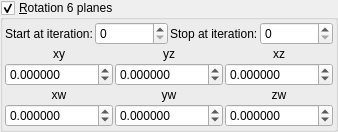
    <widget class="MyGroupBox" name="groupCheck_transf_function_enabledR_false">
     <property name="toolTip">
      <string/>
     </property>
     <property name="title">
      <string>&amp;Rotation 6 planes</string>
     </property>
     <property name="checkable">
      <bool>true</bool>
     </property>
     <layout class="QVBoxLayout" name="verticalLayout_31" stretch="0,0,0">
      <property name="spacing">
       <number>2</number>
      </property>
      <property name="leftMargin">
       <number>2</number>
      </property>
      <property name="topMargin">
       <number>2</number>
      </property>
      <property name="rightMargin">
       <number>2</number>
      </property>
      <property name="bottomMargin">
       <number>2</number>
      </property>
      <item>
       <layout class="QGridLayout" name="gridLayout_66" columnstretch="0,1,0,1">
        <property name="spacing">
         <number>2</number>
        </property>
        <item row="0" column="0">
         <widget class="QLabel" name="label_249">
          <property name="text">
           <string>Start at iteration:</string>
          </property>
         </widget>
        </item>
        <item row="0" column="2">
         <widget class="QLabel" name="label_248">
          <property name="text">
           <string>Stop at iteration:</string>
          </property>
         </widget>
        </item>
        <item row="0" column="3">
         <widget class="MySpinBox" name="spinboxInt_transf_stop_iterations_R">
          <property name="sizePolicy">
           <sizepolicy hsizetype="Minimum" vsizetype="Maximum">
            <horstretch>0</horstretch>
            <verstretch>0</verstretch>
           </sizepolicy>
          </property>
          <property name="maximum">
           <number>999</number>
          </property>
         </widget>
        </item>
        <item row="0" column="1">
         <widget class="MySpinBox" name="spinboxInt_transf_start_iterations_R">
          <property name="sizePolicy">
           <sizepolicy hsizetype="Minimum" vsizetype="Maximum">
            <horstretch>0</horstretch>
            <verstretch>0</verstretch>
           </sizepolicy>
          </property>
          <property name="maximum">
           <number>999</number>
          </property>
         </widget>
        </item>
       </layout>
      </item>
      <item>
       <layout class="QGridLayout" name="gridLayout_11">
        <property name="spacing">
         <number>2</number>
        </property>
        <item row="1" column="0">
         <widget class="QLabel" name="label_40">
          <property name="text">
           <string notr="true">xy</string>
          </property>
          <property name="alignment">
           <set>Qt::AlignCenter</set>
          </property>
         </widget>
        </item>
        <item row="2" column="2">
         <widget class="MyDoubleSpinBox" name="spinboxd3_transf_rotation44a_z">
          <property name="sizePolicy">
           <sizepolicy hsizetype="Minimum" vsizetype="Maximum">
            <horstretch>0</horstretch>
            <verstretch>0</verstretch>
           </sizepolicy>
          </property>
          <property name="prefix">
           <string/>
          </property>
          <property name="suffix">
           <string/>
          </property>
          <property name="decimals">
           <number>6</number>
          </property>
          <property name="minimum">
           <double>-36000.000000000000000</double>
          </property>
          <property name="maximum">
           <double>36000.000000000000000</double>
          </property>
          <property name="singleStep">
           <double>1.000000000000000</double>
          </property>
         </widget>
        </item>
        <item row="2" column="1">
         <widget class="MyDoubleSpinBox" name="spinboxd3_transf_rotation44a_y">
          <property name="sizePolicy">
           <sizepolicy hsizetype="Minimum" vsizetype="Maximum">
            <horstretch>0</horstretch>
            <verstretch>0</verstretch>
           </sizepolicy>
          </property>
          <property name="prefix">
           <string/>
          </property>
          <property name="suffix">
           <string/>
          </property>
          <property name="decimals">
           <number>6</number>
          </property>
          <property name="minimum">
           <double>-36000.000000000000000</double>
          </property>
          <property name="maximum">
           <double>36000.000000000000000</double>
          </property>
          <property name="singleStep">
           <double>1.000000000000000</double>
          </property>
         </widget>
        </item>
        <item row="2" column="0">
         <widget class="MyDoubleSpinBox" name="spinboxd3_transf_rotation44a_x">
          <property name="sizePolicy">
           <sizepolicy hsizetype="Minimum" vsizetype="Maximum">
            <horstretch>0</horstretch>
            <verstretch>0</verstretch>
           </sizepolicy>
          </property>
          <property name="prefix">
           <string/>
          </property>
          <property name="suffix">
           <string/>
          </property>
          <property name="decimals">
           <number>6</number>
          </property>
          <property name="minimum">
           <double>-36000.000000000000000</double>
          </property>
          <property name="maximum">
           <double>36000.000000000000000</double>
          </property>
          <property name="singleStep">
           <double>1.000000000000000</double>
          </property>
         </widget>
        </item>
        <item row="1" column="2">
         <widget class="QLabel" name="label_37">
          <property name="text">
           <string notr="true">xz</string>
          </property>
          <property name="alignment">
           <set>Qt::AlignCenter</set>
          </property>
         </widget>
        </item>
        <item row="1" column="1">
         <widget class="QLabel" name="label_38">
          <property name="text">
           <string notr="true">yz</string>
          </property>
          <property name="alignment">
           <set>Qt::AlignCenter</set>
          </property>
         </widget>
        </item>
       </layout>
      </item>
      <item>
       <layout class="QGridLayout" name="gridLayout_14">
        <property name="spacing">
         <number>2</number>
        </property>
        <item row="2" column="0">
         <widget class="MyDoubleSpinBox" name="spinboxd3_transf_rotation44b_x">
          <property name="sizePolicy">
           <sizepolicy hsizetype="Minimum" vsizetype="Maximum">
            <horstretch>0</horstretch>
            <verstretch>0</verstretch>
           </sizepolicy>
          </property>
          <property name="prefix">
           <string/>
          </property>
          <property name="suffix">
           <string/>
          </property>
          <property name="decimals">
           <number>6</number>
          </property>
          <property name="minimum">
           <double>-36000.000000000000000</double>
          </property>
          <property name="maximum">
           <double>36000.000000000000000</double>
          </property>
          <property name="singleStep">
           <double>1.000000000000000</double>
          </property>
         </widget>
        </item>
        <item row="2" column="1">
         <widget class="MyDoubleSpinBox" name="spinboxd3_transf_rotation44b_y">
          <property name="sizePolicy">
           <sizepolicy hsizetype="Minimum" vsizetype="Maximum">
            <horstretch>0</horstretch>
            <verstretch>0</verstretch>
           </sizepolicy>
          </property>
          <property name="prefix">
           <string/>
          </property>
          <property name="suffix">
           <string/>
          </property>
          <property name="decimals">
           <number>6</number>
          </property>
          <property name="minimum">
           <double>-36000.000000000000000</double>
          </property>
          <property name="maximum">
           <double>36000.000000000000000</double>
          </property>
          <property name="singleStep">
           <double>1.000000000000000</double>
          </property>
         </widget>
        </item>
        <item row="1" column="2">
         <widget class="QLabel" name="label_48">
          <property name="text">
           <string notr="true">zw</string>
          </property>
          <property name="alignment">
           <set>Qt::AlignCenter</set>
          </property>
         </widget>
        </item>
        <item row="1" column="1">
         <widget class="QLabel" name="label_49">
          <property name="text">
           <string notr="true">yw</string>
          </property>
          <property name="alignment">
           <set>Qt::AlignCenter</set>
          </property>
         </widget>
        </item>
        <item row="1" column="0">
         <widget class="QLabel" name="label_50">
          <property name="text">
           <string notr="true">xw</string>
          </property>
          <property name="alignment">
           <set>Qt::AlignCenter</set>
          </property>
         </widget>
        </item>
        <item row="2" column="2">
         <widget class="MyDoubleSpinBox" name="spinboxd3_transf_rotation44b_z">
          <property name="sizePolicy">
           <sizepolicy hsizetype="Minimum" vsizetype="Maximum">
            <horstretch>0</horstretch>
            <verstretch>0</verstretch>
           </sizepolicy>
          </property>
          <property name="prefix">
           <string/>
          </property>
          <property name="suffix">
           <string/>
          </property>
          <property name="decimals">
           <number>6</number>
          </property>
          <property name="minimum">
           <double>-36000.000000000000000</double>
          </property>
          <property name="maximum">
           <double>36000.000000000000000</double>
          </property>
          <property name="singleStep">
           <double>1.000000000000000</double>
          </property>
         </widget>
        </item>
       </layout>
      </item>
     </layout>
    </widget>
